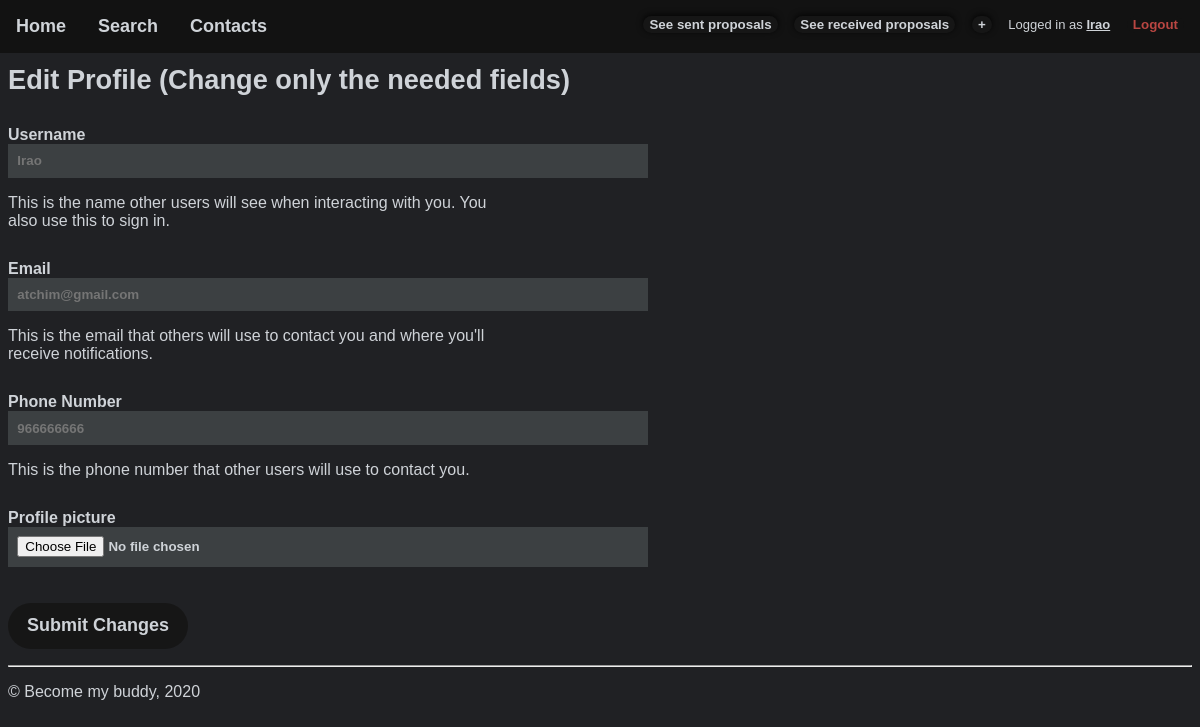
Screenshot of /pages/edit_profile.php (signed in) with the database file from the repository.
### tables this page shows
CREATE TABLE User(
    id INTEGER PRIMARY KEY,
    username TEXT UNIQUE NOT NULL,
    password TEXT NOT NULL,
    email TEXT UNIQUE NOT NULL,
    mobile_number CHAR(9) UNIQUE NOT NULL,
    extension TEXT
);

### pages/edit_profile.php (called while the page is built, shortened)
<?php
  include_once('../templates/common/tpl_header_noimg.php');
  include('../database/queries/db_user.php');
  include('../templates/tpl_profile.php');
  $user = getUserInfo($_SESSION['username']);
  drawEditProfile($user);
  include_once('../templates/common/tpl_footer.php');
?>

### database/queries/db_user.php (called while the page is built, shortened)
<?php
function getUserInfo($username)
{
    $user_id = getUserId($username)['id'];
    $db = Database::instance()->db();
    $stmt = $db->prepare(
        '
        SELECT id, username, email, mobile_number, extension
        FROM User
        WHERE User.id = ?'
    );
    $stmt->execute(array($user_id));
    $users = $stmt->fetchAll();
    if (count($users) > 0) { return $users[0];
    } else { return null;
    }
}
function getUserId($username)
{
    $db = Database::instance()->db();
    $stmt = $db->prepare(
        'SELECT id FROM User WHERE username LIKE ?'
    );
    $stmt->execute(array($username));
    return $stmt->fetch();
}
?>

### templates/tpl_profile.php (the view, shortened to what this page needs)
    <?php
function drawEditProfile($user)
{
    ?>
    <section class="profile">
        <h2><b>Edit Profile (Change only the needed fields)</b></h2>
        <form class="verticalform" id="profileform" method="post" action="../actions/action_edit_profile.php" enctype="multipart/form-data">
            <div class="form-item profileform-item">
                <label for="username">Username</label>
                <input id="username" type="text" name="username" placeholder="<?php echo $user['username']; ?>">
                <p class="note">This is the name other users will see when interacting with you.
                  You also use this to sign in.</p>
            </div>
            <div class="form-item profileform-item">
                <label for="email">Email</label>
                <input id="email" type="text" name="email" placeholder="<?php echo $user['email']; ?>">
                <p class="note">This is the email that others will use to contact you and where you'll receive notifications.</p>
            </div>
            <div class="form-item profileform-item">
                <label for="mobile_number">Phone Number</label>
                <input id="mobile_number" type="text" name="mobile_number" placeholder="<?php echo $user['mobile_number']; ?>">
                <p class="note">This is the phone number that other users will use to contact you.</p>
            </div>
            <div class="form-item profileform-item">
                <label for="image">Profile picture</label>
                <input id="image" type="file" name="image">
            </div>
            <input class="form-button profileform-button" type="submit" value="Submit Changes">
        </form>
    </section>
    <?php
}
    ?>

### css/style.css (style rules this page uses)
:root { --fonts: helvetica, sans-serif; --background: #202124; --background-dark: #161616; --main: #cfd3d8; --green: #5d8d79; --red: #b94642; --darkGreen: #2f5e4a; --orange: #8d645d; --dark: #121212; --light: #3c4042; --button-corner-radius: 2em; --items-text-corner-radius: 0.6em; --qa-corner-radius: 0.6em; --petimage-corner-radius: 1em; --petimage-corner-radius-inner: 0.85em; --petimage-size: 16em; --petpost-img-size: 18em; }
body { font-family: var(--fonts); color: var(--main); background-color: var(--background); }
p { width: 80%; max-width: 60em; }
h2 { font-size: 1.7em; font-weight: normal; }
button, input[type="submit"] { border: none; border-radius: var(--button-corner-radius); color: var(--main); background-color: var(--background-dark); text-align: center; }
.verticalform { display: flex; flex-direction: column; align-items: left; }
.form-item { position: relative; display: inline-block; text-align: left; }
.form-item > label { position: absolute; bottom: 100%; left: 0; font-weight: bold; }
.form-item > input, .form-item > select { border: none; width: 100%; padding: 0.7em; box-sizing: border-box; background-color: var(--light); color: var(--main); font-weight: bold; }
.form-button { padding: 0.7em; box-sizing: border-box; background-color: var(--green); color: var(--background); font-weight: bold; font-size: large; }
#profileform { margin-top: 3em; }
.profileform-item { max-width: 40em; }
.profileform-item + .profileform-item { margin-top: 2em; }
.profileform-button { margin-top: 2em; width: 10em; }

### css/layout.css (style rules this page uses)
:root { --top-bar-height: 4em; --bottom-bar-height: 4em; --list_gap: 2em; --list_gap_inv: -2em; --list-height: 48em; }
body { margin-top: var(--top-bar-height); }

### css/responsive.css (style rules this page uses)
:root { --top-bar-height: 4em; }

### rows the page displays
user: username "Irao", email "atchim@gmail.com", mobile_number "966666666"

### other values shown
$_SESSION['username'] "Irao"
